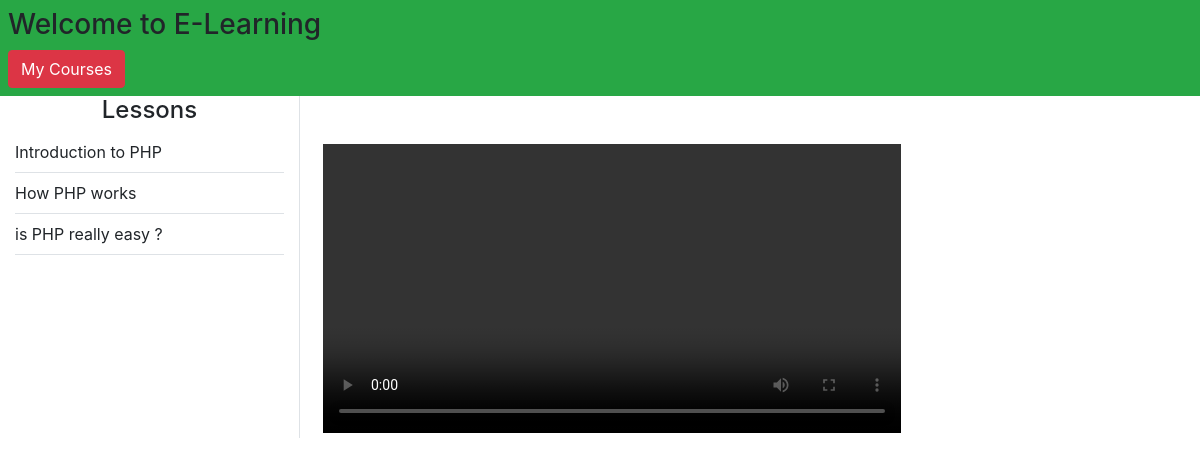
/Student/watchcourse.php?course_id=9 (signed in), run on an earlier commit of the app's database.
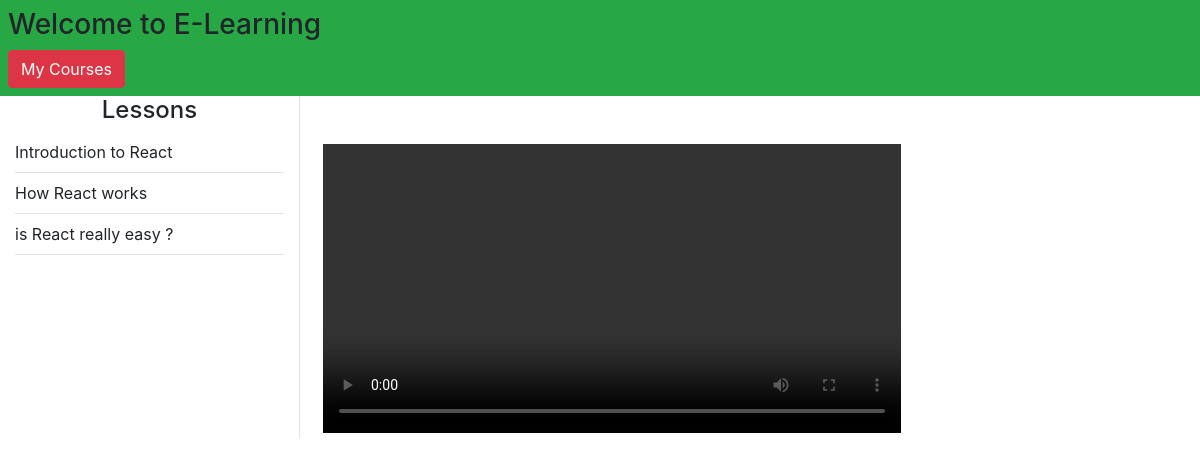
And on a later commit of the database.
### tables this page shows
CREATE TABLE `lesson` (
  `lesson_id` int(11) NOT NULL,
  `lesson_name` text NOT NULL,
  `lesson_desc` text NOT NULL,
  `lesson_link` text NOT NULL,
  `course_id` int(11) NOT NULL,
  `course_name` text NOT NULL
);

### Student/watchcourse.php (the view, shortened to what this page needs)
<?php
include('../dbConnection.php');
?>
<!DOCTYPE html>
<html lang="en">
<head>
 <link rel="stylesheet" href="../css/bootstrap.min.css">
 <link rel="stylesheet" href="../css/all.min.css">
 <link rel="stylesheet" href="../css/stustyle.css">
</head>
<body>
   <div class="container-fluid bg-success p-2" >
    <h3>Welcome to E-Learning</h3>
    <a class="btn btn-danger" href="./myCourse.php">My Courses</a>
   </div>
   <div class="container-fluid">
    <div class="row">
     <div class="col-sm-3 border-right">
       <h4 class="text-center">Lessons</h4>
       <ul id="playlist" class="nav flex-column">
          <?php
             if(isset($_GET['course_id'])){
              $course_id = $_GET['course_id'];
              $sql = "SELECT * FROM lesson WHERE course_id = '$course_id'";
              $result = $conn->query($sql);
              if($result->num_rows > 0){
               while($row = $result->fetch_assoc()){
                echo '<li class="nav-item border-bottom py-2" movieurl='.$row['lesson_link'].' style="cursor: pointer;">'. $row['lesson_name'] .'</li>';
               }
              }
             }
          ?>
       </ul>
     </div>
     <div class="col-sm-8">
        <video id="videoarea" src="" class="mt-5 w-75 ml-2" controls>
        </video>
     </div>
    </div>
   </div>
</body>
</html>

What changed in the data, as far as the page shows it:
changed lesson: lesson_name "Introduction to PHP" → "Introduction to React"
changed lesson: lesson_name "How PHP works" → "How React works"
changed lesson: lesson_name "is PHP really easy ?" → "is React really easy ?"
